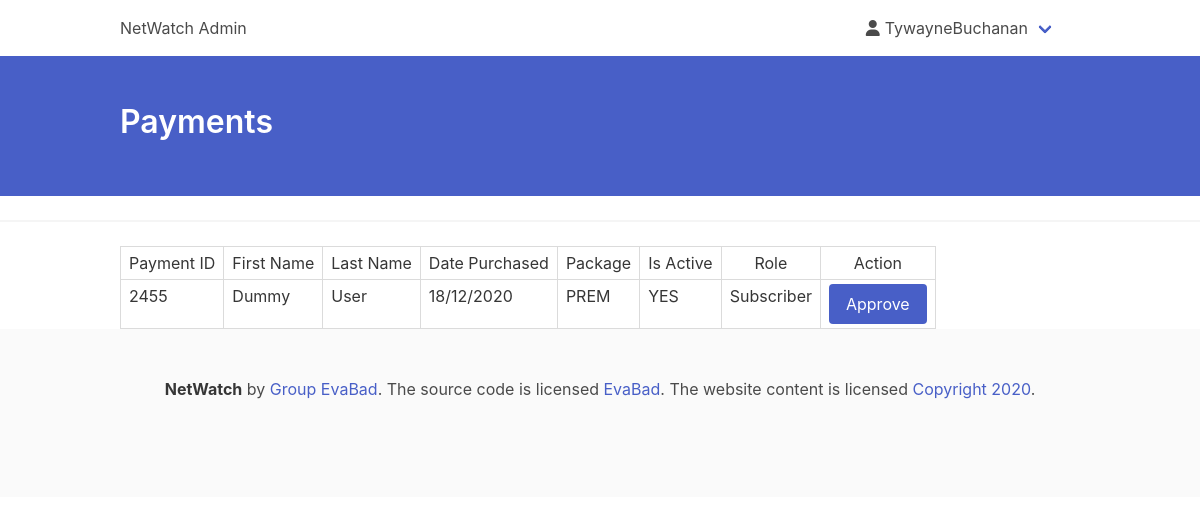
/admin_payments.php (signed in), run on the app's committed database.
### tables this page shows
CREATE TABLE `tblSubscribers` (
  `sub_id` int(11) NOT NULL,
  `firstname` varchar(30) NOT NULL,
  `lastname` varchar(30) NOT NULL,
  `username` varchar(30) NOT NULL,
  `email` varchar(30) NOT NULL,
  `password` varchar(255) NOT NULL,
  `isActive` varchar(5) NOT NULL,
  `role` varchar(20) NOT NULL,
  `timestamp` timestamp NOT NULL DEFAULT current_timestamp() ON UPDATE current_timestamp()
);

CREATE TABLE `tblPayments` (
  `paymentid` varchar(255) NOT NULL,
  `sub_id` varchar(20) NOT NULL,
  `firstname` varchar(30) NOT NULL,
  `lastname` varchar(30) NOT NULL,
  `amount` varchar(10) NOT NULL,
  `datepurchased` timestamp NOT NULL DEFAULT current_timestamp(),
  `packageid` varchar(10) NOT NULL
);

### functions/session.php (called while the page is built, shortened)
<?php ob_start();
$user_check = $_SESSION['login_user'];
?>

### admin_payments.php (the view, shortened to what this page needs)
<?php
include ('functions/session.php');
include('functions/adduser.php');
function Payment_Table(){
  global $conn;
$query = mysqli_query($conn,"SELECT ts.*, tp.* FROM tblSubscribers ts, tblPayments tp WHERE ts.sub_id = tp.sub_id");
      if($query->num_rows > 0){
  while ($row = mysqli_fetch_assoc($query)){
    $date = date("d/m/Y",strtotime($row['datepurchased']));
    echo '
      <tr>
        <td>'.$row['paymentid'].'</td>
       <td>'.$row['firstname'].'</td>
        <td>'.$row['lastname'].'</td>
         <td>'.$date.'</td>
          <td>'.$row['packageid'].'</td>
          <td>'.$row['isActive'].'</td>
            <td>'.$row['role'].'</td>
       <td>
          <a href="admin.php?approve='.$row['sub_id'].'"><input class="button is-link" type="submit" name="approve" value="Approve"></a>
        </td>
        ';
        }
      }
    }
    ?>
<!Doctype html>
<html lang="en">
  <head>
     <link rel="stylesheet" href="https://cdn.jsdelivr.net/npm/bulma@0.9.1/css/bulma.min.css">
  </head>
  <body>
<div class = "container">
  <nav class="navbar" role="navigation" aria-label="main navigation">
  <div class="navbar-brand">
    <a class="navbar-item" href="admin.php">
     NetWatch Admin
    </a>
  </div>
  <div id="navbarBasicExample" class="navbar-menu">
  </div>
    <div class="navbar-end">
      <div class="navbar-item">
        <div class="navbar-item has-dropdown is-hoverable">
        <a class="navbar-link">
          <span class="icon">
                <i class="fas fa-user"></i>
              </span>
              <span>
                <?php echo $user_check?>
              </span>
        </a>
      </div>
      </div>
      </div>
      </div>
<section class="hero is-link pb-1">
  <div class="hero-body">
    <div class="container">
      <h1 class="title">
     Payments
      </h1>
    </div>
  </div>
</section>
<div>
  <hr>
</div>
<div class="container">
 <section>
 <div class="container is-max-desktop">
  <table class="table is-hoverable is-striped is-narrow is-bordered pt-3 is">
    <thead class="has-text-centered">
      <tr>
        <td>Payment ID</td>
        <td>First Name</td>
         <td>Last Name</td>
        <td>Date Purchased</td>
         <td>Package</td>
         <td>Is Active</td>
         <td>Role</td>
        <td>Action</td>
      </tr>
    </thead>
  <tbody>
<?php Payment_Table();?>
    </tbody>
  </table>
</section>
</div>
</body>
<?php include("footer/footer.php");?>
</html>

### data on the page
tblsubscribers: tblpayments.paymentid "2455", tblpayments.firstname "Dummy", tblpayments.lastname "User", tblpayments.datepurchased "18/12/2020", tblpayments.packageid "PREM", isActive "YES", role "Subscriber"

### other printed values
$user_check "TywayneBuchanan"
